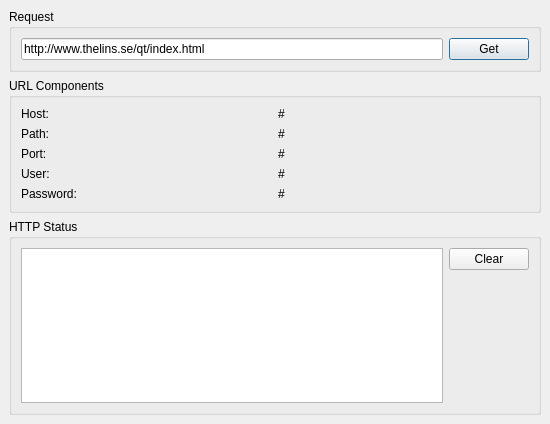
<ui version="4.0" >
 <comment>
   Copyright (c) 2006-2007, Johan Thelin
   
   All rights reserved.
   
   Redistribution and use in source and binary forms, with or without modification, 
   are permitted provided that the following conditions are met:
   
       * Redistributions of source code must retain the above copyright notice, 
         this list of conditions and the following disclaimer.
       * Redistributions in binary form must reproduce the above copyright notice,  
         this list of conditions and the following disclaimer in the documentation 
         and/or other materials provided with the distribution.
       * Neither the name of APress nor the names of its contributors 
         may be used to endorse or promote products derived from this software 
         without specific prior written permission.
   
   THIS SOFTWARE IS PROVIDED BY THE COPYRIGHT HOLDERS AND CONTRIBUTORS
   "AS IS" AND ANY EXPRESS OR IMPLIED WARRANTIES, INCLUDING, BUT NOT
   LIMITED TO, THE IMPLIED WARRANTIES OF MERCHANTABILITY AND FITNESS FOR
   A PARTICULAR PURPOSE ARE DISCLAIMED. IN NO EVENT SHALL THE COPYRIGHT OWNER OR
   CONTRIBUTORS BE LIABLE FOR ANY DIRECT, INDIRECT, INCIDENTAL, SPECIAL,
   EXEMPLARY, OR CONSEQUENTIAL DAMAGES (INCLUDING, BUT NOT LIMITED TO,
   PROCUREMENT OF SUBSTITUTE GOODS OR SERVICES; LOSS OF USE, DATA, OR
   PROFITS; OR BUSINESS INTERRUPTION) HOWEVER CAUSED AND ON ANY THEORY OF
   LIABILITY, WHETHER IN CONTRACT, STRICT LIABILITY, OR TORT (INCLUDING
   NEGLIGENCE OR OTHERWISE) ARISING IN ANY WAY OUT OF THE USE OF THIS
   SOFTWARE, EVEN IF ADVISED OF THE POSSIBILITY OF SUCH DAMAGE.
 </comment>
 <class>HttpDialog</class>
 <widget class="QDialog" name="HttpDialog" >
  <property name="geometry" >
   <rect>
    <x>0</x>
    <y>0</y>
    <width>550</width>
    <height>424</height>
   </rect>
  </property>
  <property name="windowTitle" >
   <string>HTTP Client</string>
  </property>
  <layout class="QVBoxLayout" >
   <property name="margin" >
    <number>9</number>
   </property>
   <property name="spacing" >
    <number>6</number>
   </property>
   <item>
    <widget class="QGroupBox" name="groupBox" >
     <property name="title" >
      <string>Request</string>
     </property>
     <layout class="QGridLayout" >
      <property name="margin" >
       <number>9</number>
      </property>
      <property name="spacing" >
       <number>6</number>
      </property>
      <item row="0" column="1" >
       <widget class="QPushButton" name="getButton" >
        <property name="text" >
         <string>Get</string>
        </property>
       </widget>
      </item>
      <item row="0" column="0" >
       <widget class="QLineEdit" name="requestEdit" >
        <property name="text" >
         <string>http://www.thelins.se/qt/index.html</string>
        </property>
       </widget>
      </item>
     </layout>
    </widget>
   </item>
   <item>
    <widget class="QGroupBox" name="groupBox_3" >
     <property name="title" >
      <string>URL Components</string>
     </property>
     <layout class="QGridLayout" >
      <property name="margin" >
       <number>9</number>
      </property>
      <property name="spacing" >
       <number>6</number>
      </property>
      <item row="4" column="1" >
       <widget class="QLabel" name="passwordLabel" >
        <property name="text" >
         <string>#</string>
        </property>
       </widget>
      </item>
      <item row="4" column="0" >
       <widget class="QLabel" name="label_9" >
        <property name="text" >
         <string>Password:</string>
        </property>
       </widget>
      </item>
      <item row="3" column="1" >
       <widget class="QLabel" name="userLabel" >
        <property name="text" >
         <string>#</string>
        </property>
       </widget>
      </item>
      <item row="3" column="0" >
       <widget class="QLabel" name="label_7" >
        <property name="text" >
         <string>User:</string>
        </property>
       </widget>
      </item>
      <item row="2" column="1" >
       <widget class="QLabel" name="portLabel" >
        <property name="text" >
         <string>#</string>
        </property>
       </widget>
      </item>
      <item row="1" column="1" >
       <widget class="QLabel" name="pathLabel" >
        <property name="text" >
         <string>#</string>
        </property>
       </widget>
      </item>
      <item row="0" column="1" >
       <widget class="QLabel" name="hostLabel" >
        <property name="text" >
         <string>#</string>
        </property>
       </widget>
      </item>
      <item row="2" column="0" >
       <widget class="QLabel" name="label_3" >
        <property name="text" >
         <string>Port:</string>
        </property>
       </widget>
      </item>
      <item row="1" column="0" >
       <widget class="QLabel" name="label_2" >
        <property name="text" >
         <string>Path:</string>
        </property>
       </widget>
      </item>
      <item row="0" column="0" >
       <widget class="QLabel" name="label" >
        <property name="text" >
         <string>Host:</string>
        </property>
       </widget>
      </item>
     </layout>
    </widget>
   </item>
   <item>
    <widget class="QGroupBox" name="groupBox_2" >
     <property name="title" >
      <string>HTTP Status</string>
     </property>
     <layout class="QGridLayout" >
      <property name="margin" >
       <number>9</number>
      </property>
      <property name="spacing" >
       <number>6</number>
      </property>
      <item row="1" column="1" >
       <spacer>
        <property name="orientation" >
         <enum>Qt::Vertical</enum>
        </property>
        <property name="sizeHint" >
         <size>
          <width>20</width>
          <height>40</height>
         </size>
        </property>
       </spacer>
      </item>
      <item row="0" column="1" >
       <widget class="QPushButton" name="clearButton" >
        <property name="text" >
         <string>Clear</string>
        </property>
       </widget>
      </item>
      <item rowspan="2" row="0" column="0" >
       <widget class="QListWidget" name="statusList" >
        <property name="alternatingRowColors" >
         <bool>true</bool>
        </property>
        <property name="selectionMode" >
         <enum>QAbstractItemView::NoSelection</enum>
        </property>
       </widget>
      </item>
     </layout>
    </widget>
   </item>
  </layout>
 </widget>
 <resources/>
 <connections>
  <connection>
   <sender>clearButton</sender>
   <signal>clicked()</signal>
   <receiver>statusList</receiver>
   <slot>clear()</slot>
   <hints>
    <hint type="sourcelabel" >
     <x>497</x>
     <y>276</y>
    </hint>
    <hint type="destinationlabel" >
     <x>357</x>
     <y>302</y>
    </hint>
   </hints>
  </connection>
 </connections>
</ui>
